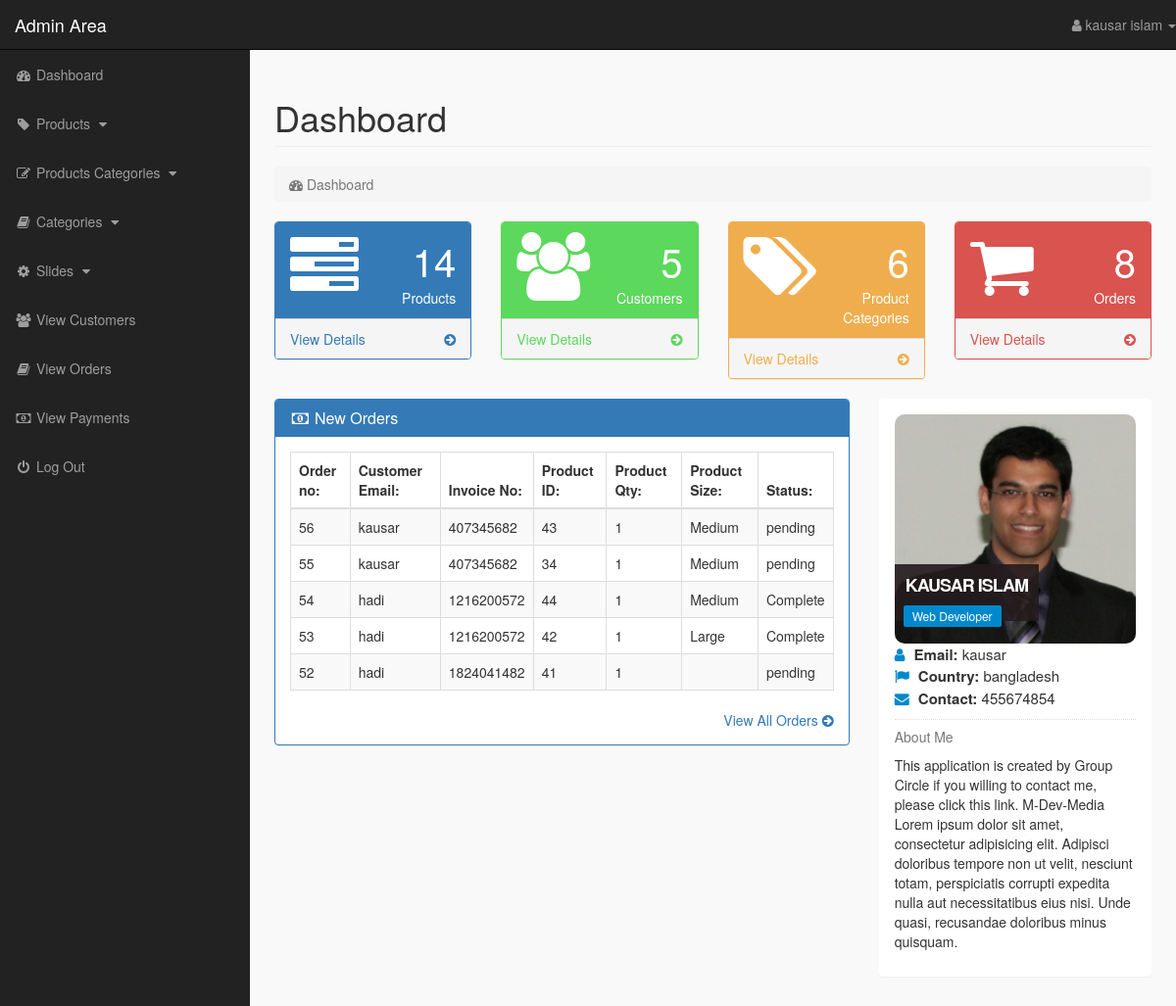
The app's page /admin_area/index.php?dashboard (signed in), older data.
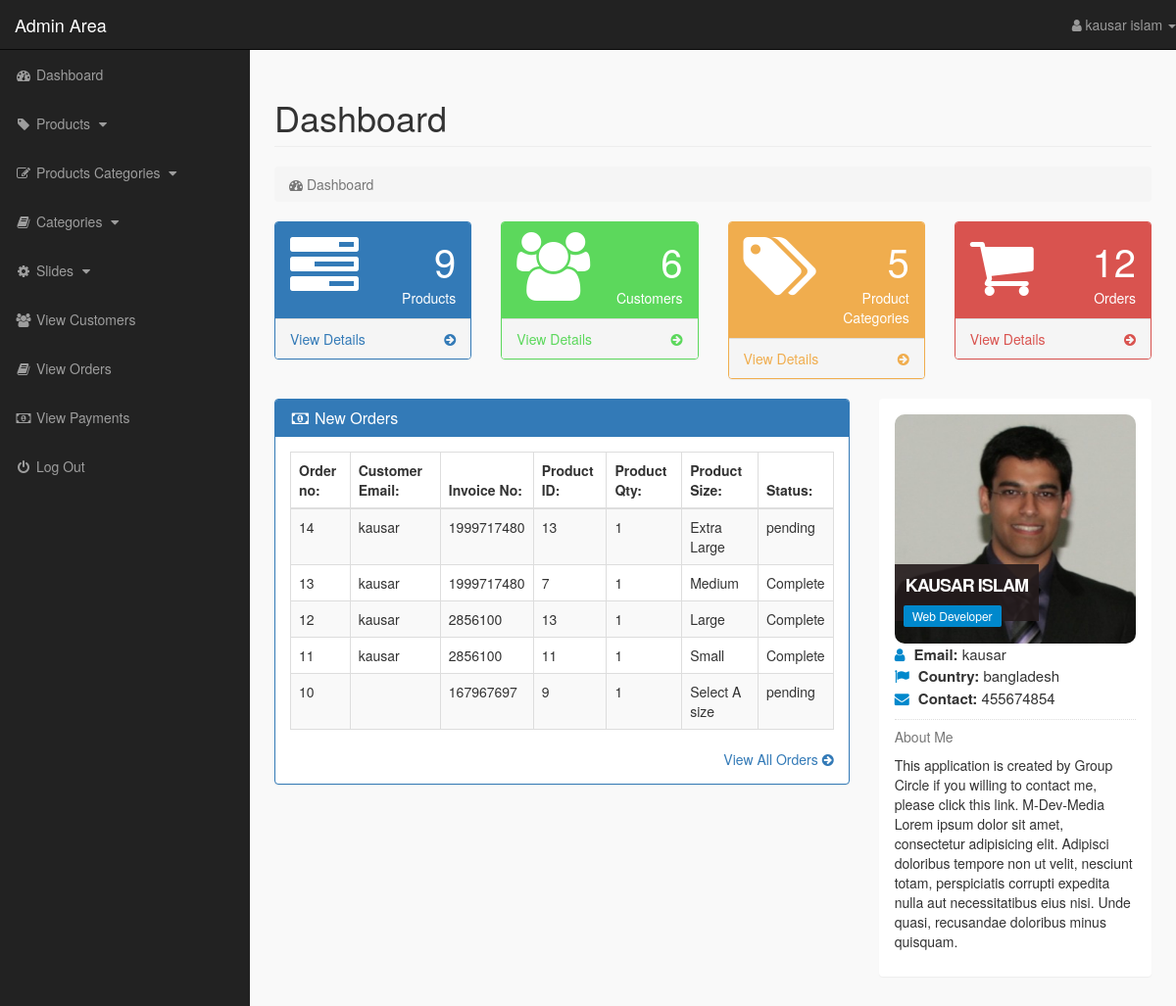
The same page, newer data.
### tables this page shows
CREATE TABLE `pending_orders` (
  `order_id` int(10) NOT NULL,
  `customer_id` int(10) NOT NULL,
  `invoice_no` int(10) NOT NULL,
  `product_id` text NOT NULL,
  `qty` int(10) NOT NULL,
  `size` text NOT NULL,
  `order_status` text NOT NULL
);

CREATE TABLE `customers` (
  `customer_id` int(10) NOT NULL,
  `customer_name` varchar(255) NOT NULL,
  `customer_email` varchar(255) NOT NULL,
  `customer_pass` varchar(255) NOT NULL,
  `customer_country` text NOT NULL,
  `customer_city` text NOT NULL,
  `customer_contact` varchar(255) NOT NULL,
  `customer_address` text NOT NULL,
  `customer_image` text NOT NULL,
  `customer_ip` varchar(255) NOT NULL
);

### admin_area/dashboard.php (the view, shortened to what the rows shown need)
<?php
    if(!isset($_SESSION['admin_email'])){
        echo "<script>window.open('login.php','_self')</script>";
    }else{
?>
<div class="row">
    <div class="col-lg-12">
        <h1 class="page-header"> Dashboard </h1>
        <ol class="breadcrumb">
            <li class="active">
                <i class="fa fa-dashboard"></i> Dashboard
            </li>
        </ol>
    </div>
</div>
<div class="row">
    <div class="col-lg-3 col-md-6">
        <div class="panel panel-primary">
            <div class="panel-heading">
                <div class="row">
                    <div class="col-xs-3">
                        <i class="fa fa-tasks fa-5x"></i>
                    </div>
                    <div class="col-xs-9 text-right">
                        <div class="huge"> <?php echo $count_products; ?> </div>
                        <div> Products </div>
                    </div>
                </div>
            </div>
            <a href="index.php?view_products">
                <div class="panel-footer">
                    <span class="pull-left">
                        View Details
                    </span>
                    <span class="pull-right">
                        <i class="fa fa-arrow-circle-right"></i>
                    </span>
                    <div class="clearfix"></div>
                </div>
            </a>
        </div>
    </div>
    <div class="col-lg-3 col-md-6">
        <div class="panel panel-green">
            <div class="panel-heading">
                <div class="row">
                    <div class="col-xs-3">
                        <i class="fa fa-users fa-5x"></i>
                    </div>
                    <div class="col-xs-9 text-right">
                        <div class="huge"> <?php echo $count_customers; ?> </div>
                        <div> Customers </div>
                    </div>
                </div>
            </div>
            <a href="index.php?view_customers">
                <div class="panel-footer">
                    <span class="pull-left">
                        View Details
                    </span>
                    <span class="pull-right">
                        <i class="fa fa-arrow-circle-right"></i>
                    </span>
                    <div class="clearfix"></div>
                </div>
            </a>
        </div>
    </div>
    <div class="col-lg-3 col-md-6">
        <div class="panel panel-orange">
            <div class="panel-heading">
                <div class="row">
                    <div class="col-xs-3">
                        <i class="fa fa-tags fa-5x"></i>
                    </div>
                    <div class="col-xs-9 text-right">
                        <div class="huge"> <?php echo $count_p_categories; ?> </div>
                        <div> Product Categories </div>
                    </div>
                </div>
            </div>
            <a href="index.php?view_p_cats">
                <div class="panel-footer">
                    <span class="pull-left">
                        View Details
                    </span>
                    <span class="pull-right">
                        <i class="fa fa-arrow-circle-right"></i>
                    </span>
                    <div class="clearfix"></div>
                </div>
            </a>
        </div>
    </div>
    <div class="col-lg-3 col-md-6">
        <div class="panel panel-red">
            <div class="panel-heading">
                <div class="row">
                    <div class="col-xs-3">
                        <i class="fa fa-shopping-cart fa-5x"></i>
                    </div>
                    <div class="col-xs-9 text-right">
                        <div class="huge"> <?php echo $count_pending_orders; ?> </div>
                        <div> Orders </div>
                    </div>
                </div>
            </div>
            <a href="index.php?view_orders">
                <div class="panel-footer">
                    <span class="pull-left">
                        View Details
                    </span>
                    <span class="pull-right">
                        <i class="fa fa-arrow-circle-right"></i>
                    </span>
                    <div class="clearfix"></div>
                </div>
            </a>
        </div>
    </div>
</div>
<div class="row">
    <div class="col-lg-8">
        <div class="panel panel-primary">
            <div class="panel-heading">
                <h3 class="panel-title">
                    <i class="fa fa-money fa-fw"></i> New Orders
                </h3>
            </div>
            <div class="panel-body">
                <div class="table-responsive">
                    <table class="table table-hover table-striped table-bordered">
                        <thead>
                            <tr>
                                <th> Order no: </th>
                                <th> Customer Email: </th>
                                <th> Invoice No: </th>
                                <th> Product ID: </th>
                                <th> Product Qty: </th>
                                <th> Product Size: </th>
                                <th> Status: </th>
                            </tr>
                        </thead>
                        <tbody>
                             <?php
                                $get_order = "select * from pending_orders order by 1 DESC LIMIT 0,5";
                                $run_order = mysqli_query($con,$get_order);
                                while($row_order=mysqli_fetch_array($run_order)){
                                    $order_id = $row_order['order_id'];
                                    $c_id = $row_order['customer_id'];
                                    $invoice_no = $row_order['invoice_no'];
                                    $product_id = $row_order['product_id'];
                                    $qty = $row_order['qty'];
                                    $size = $row_order['size'];
                                    $order_status = $row_order['order_status'];
                            ?>
                            <tr>
                                <td> <?php echo $order_id; ?> </td>
                                <td>
                                    <?php
                                        $get_customer = "select * from customers where customer_id='$c_id'";
                                        $run_customer = mysqli_query($con,$get_customer);
                                        $row_customer = mysqli_fetch_array($run_customer);
                                        $customer_email = $row_customer['customer_email'];
                                        echo $customer_email;
                                    ?>
                                </td>
                                <td> <?php echo $invoice_no; ?> </td>
                                <td> <?php echo $product_id; ?> </td>
                                <td> <?php echo $qty; ?> </td>
                                <td> <?php echo $size; ?> </td>
                                <td>
                                    <?php
                                        if($order_status=='pending'){
                                            echo $order_status='pending';
                                        }else{
                                            echo $order_status='Complete';
                                        }
                                    ?>
                                </td>
                            </tr>
                            <?php } ?>
                        </tbody>
                    </table>
                </div>
                <div class="text-right">
                    <a href="index.php?view_orders">
                        View All Orders <i class="fa fa-arrow-circle-right"></i>
                    </a>
                </div>
            </div>
        </div>
    </div>
    <div class="col-md-4">
        <div class="panel">
            <div class="panel-body">
                <div class="mb-md thumb-info">
                     <img src="admin_images/<?php echo $admin_image; ?>" alt="<?php echo $admin_image; ?>" class="rounded img-responsive">
                    <div class="thumb-info-title">
                        <span class="thumb-info-inner"> <?php echo $admin_name; ?> </span>
                        <span class="thumb-info-type"> <?php echo $admin_job; ?> </span>
                    </div>
                </div>
                <div class="mb-md">
                    <div class="widget-content-expanded">
                        <i class="fa fa-user"></i> <span> Email:  </span> <?php echo $admin_email; ?> <br/>
                        <i class="fa fa-flag"></i> <span> Country: </span> <?php echo $admin_country; ?> <br/>
                        <i class="fa fa-envelope"></i> <span> Contact: </span> <?php echo $admin_contact; ?> <br/>
                    </div>
                    <hr class="dotted short">
                    <h5 class="text-muted"> About Me</h5>
                    <p>
                        <?php echo $admin_about; ?>
                    </p>
                </div>
            </div>
        </div>
    </div>
</div>
<?php } ?>

### admin_area/includes/sidebar_stuff.php (shortened to what the rows shown need)
<?php
    if(!isset($_SESSION['admin_email'])){
        echo "<script>window.open('login.php','_self')</script>";
    }else{
?>
<nav class="navbar navbar-inverse navbar-fixed-top">
    <div class="navbar-header">
        <a href="index.php?dashboard" class="navbar-brand">Admin Area</a>
    </div>
    <ul class="nav navbar-right top-nav">
        <li class="dropdown">
            <a href="#" class="dropdown-toggle" data-toggle="dropdown">
                <i class="fa fa-user"></i> <?php echo $admin_name; ?> <b class="caret"></b>
            </a>
        </li>
    </ul>
    <div class="collapse navbar-collapse navbar-ex1-collapse">
        <ul class="nav navbar-nav side-nav">
            <li>
                <a href="index.php?dashboard">
                        <i class="fa fa-fw fa-dashboard"></i> Dashboard
                </a>
            </li>
            <li>
                <a href="#" data-toggle="collapse" data-target="#products">
                        <i class="fa fa-fw fa-tag"></i> Products
                        <i class="fa fa-fw fa-caret-down"></i>
                </a>
            </li>
            <li>
                <a href="#" data-toggle="collapse" data-target="#p_cat">
                        <i class="fa fa-fw fa-edit"></i> Products Categories
                        <i class="fa fa-fw fa-caret-down"></i>
                </a>
            </li>
            <li>
                <a href="#" data-toggle="collapse" data-target="#cat">
                        <i class="fa fa-fw fa-book"></i> Categories
                        <i class="fa fa-fw fa-caret-down"></i>
                </a>
            </li>
            <li>
                <a href="#" data-toggle="collapse" data-target="#slides">
                        <i class="fa fa-fw fa-gear"></i> Slides
                        <i class="fa fa-fw fa-caret-down"></i>
                </a>
            </li>
            <li>
                <a href="index.php?view_customers">
                    <i class="fa fa-fw fa-users"></i> View Customers
                </a>
            </li>
            <li>
                <a href="index.php?view_orders">
                    <i class="fa fa-fw fa-book"></i> View Orders
                </a>
            </li>
            <li>
                <a href="index.php?view_payments">
                    <i class="fa fa-fw fa-money"></i> View Payments
                </a>
            </li>
            <li>
                <a href="logout.php">
                    <i class="fa fa-fw fa-power-off"></i> Log Out
                </a>
            </li>
        </ul>
    </div>
</nav>
<?php } ?>

Row changes from the older to the newer data that the page shows:
removed pending_orders: order_id "56", customer.customer_email "kausar", invoice_no "407345682", product "43", qty "1", size "Medium"
removed pending_orders: order_id "55", customer.customer_email "kausar", invoice_no "407345682", product "34", qty "1", size "Medium"
removed pending_orders: order_id "54", customer.customer_email "hadi", invoice_no "1216200572", product "44", qty "1", size "Medium"
removed pending_orders: order_id "53", customer.customer_email "hadi", invoice_no "1216200572", product "42", qty "1", size "Large"
removed pending_orders: order_id "52", customer.customer_email "hadi", invoice_no "1824041482", product "41", qty "1"
added pending_orders: order_id "14", customer.customer_email "kausar", invoice_no "1999717480", product "13", qty "1", size "Extra Large"
added pending_orders: order_id "13", customer.customer_email "kausar", invoice_no "1999717480", product "7", qty "1", size "Medium"
added pending_orders: order_id "12", customer.customer_email "kausar", invoice_no "2856100", product "13", qty "1", size "Large"
added pending_orders: order_id "11", customer.customer_email "kausar", invoice_no "2856100", product "11", qty "1", size "Small"
added pending_orders: order_id "10", invoice_no "167967697", product "9", qty "1", size "Select A size"
Text that changed along with them:
$count_products: "14" → "9"
$count_customers: "5" → "6"
$count_p_categories: "6" → "5"
$count_pending_orders: "8" → "12"
